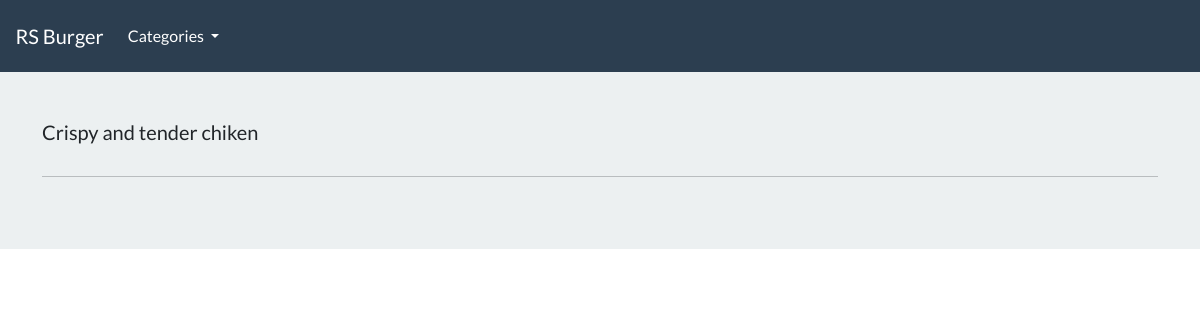
Page /search/crispy-and-tender-chiken on the earlier database version.
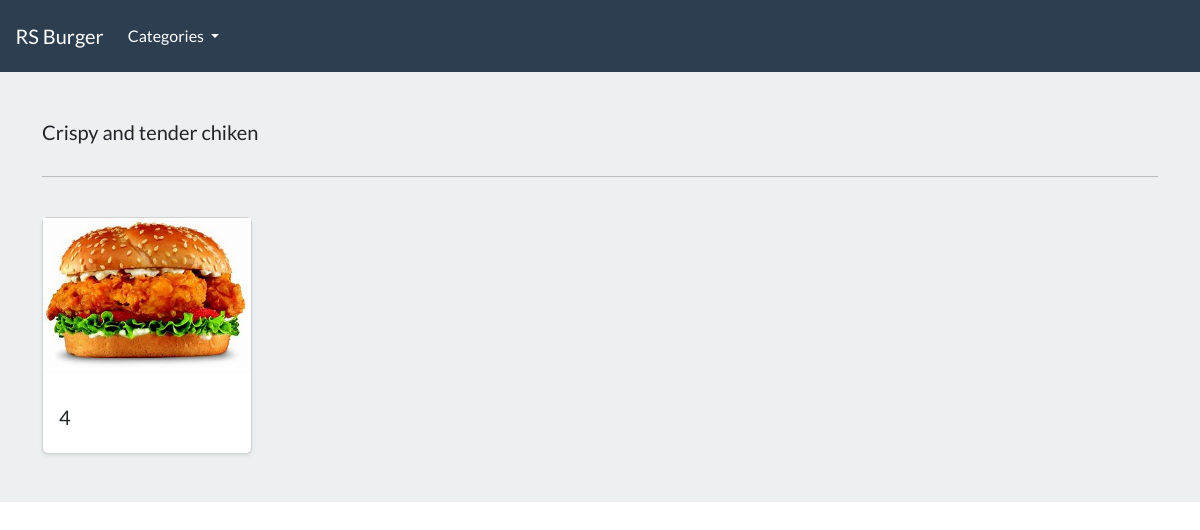
Same page on the later database version.
### food/models.py (models this page shows, shortened)
class Product(models.Model):
    Category = models.ForeignKey(Category, related_name='product', on_delete=models.CASCADE, null=True)
    title = models.CharField(max_length= 250)
    slug = models.SlugField(max_length=250, unique=True)
    ingredients = models.TextField()
    instructions = models.TextField()
    prep_time = models.IntegerField(help_text='Preparation time in minutes')
    image = models.ImageField(upload_to='imagees/')
    class Meta:
        verbose_name_plural = 'Products'
    def get_absolute_url(self):
        return reverse('product-details', args=[self.slug])

### food/views.py (the view)
# urls.py: path('search/<slug:category_slug>', views.list_category, name='list-category'),
def list_category(request, category_slug=None):
    category = get_object_or_404(Category, slug=category_slug)
    products = Product.objects.filter(Category=category)
    return render(request, 'food/list-category.html', {'category': category, 'products': products})

### food/models.py (called while the page is built)
    def get_absolute_url(self):
        return reverse('list-category', args=[self.slug])

### food/views.py (called while the page is built)
def categories(request):
    all_categories = Category.objects.all()
    return {'all_categories': all_categories}

### food/templates/food/list-category.html (shortened to what this page needs)
{% extends "./base.html" %}
{% load static %}
{% block content %}
<main>
  <div class="album py-5 bg-light">
    <div class="container">
      <div class="pb-3 h5"> {{category.name | capfirst}} </div>
      <hr>
      <br>
      <div class="row row-cols-1 row-cols-sm-2 row-cols-md-5 g-3">
        {% for product in  products %}
        <div class="col">
          <div class="card shadow-sm">
          <img class="img-fluid" alt="Responsive image" src="{{product.image.url}}">
            <div class="card-body">
              <div class="d-flex justify-content-between align-items-center">
                <h5> {{product.prep_time}} </h5>
              </div>
            </div>
          </div>
        </div>
        {% endfor %}
      </div>
    </div>
  </div>
</main>
{% endblock %}

Differences in the rows shown:
added Product: image (picture), prep_time "4"
